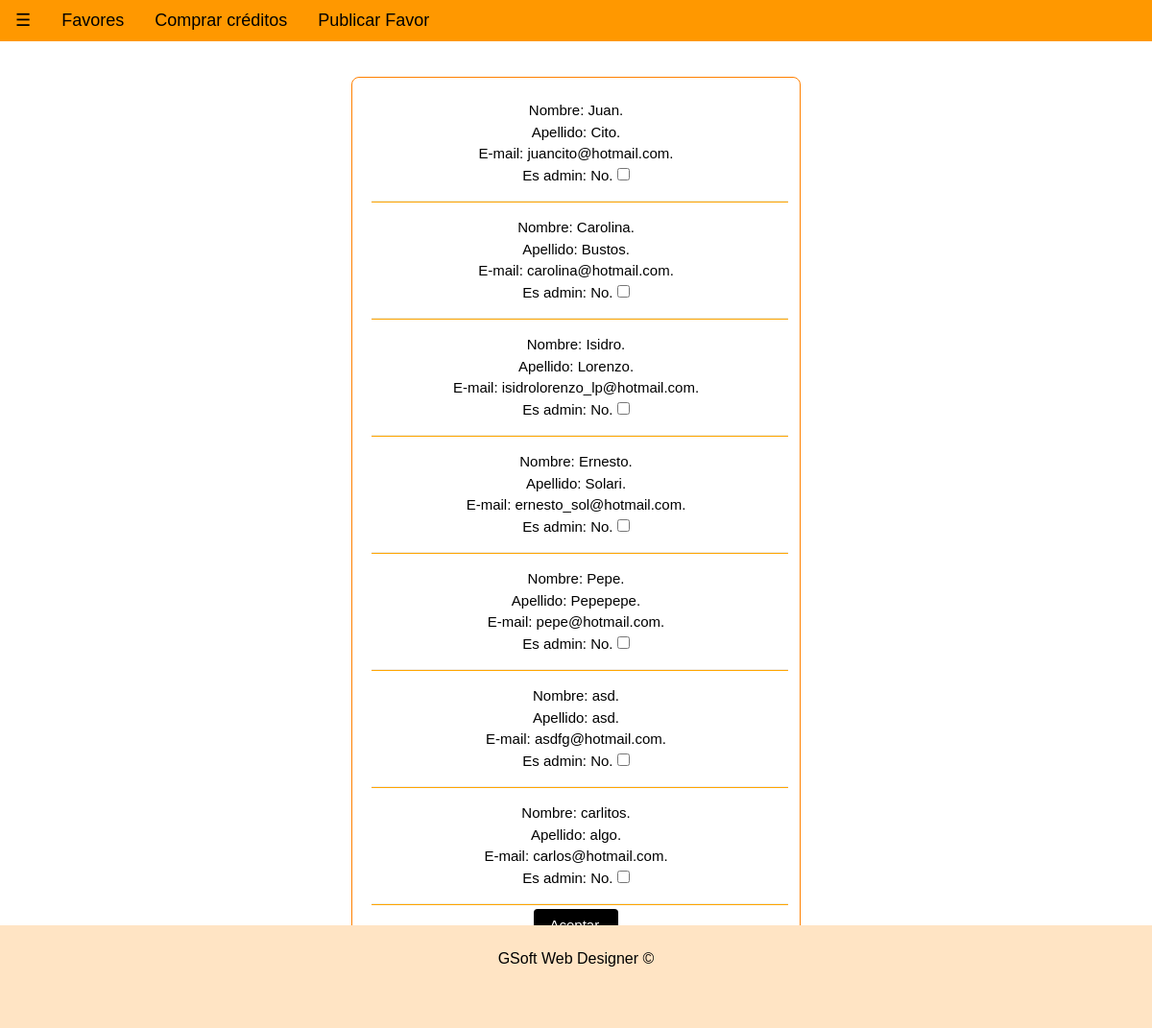
The page /registered_user/privilegios.php (signed in) on the database its author committed.
### tables this page shows
CREATE TABLE `usuario` (
  `id` int(11) NOT NULL COMMENT 'PK de usuarios.',
  `puntaje` int(11) NOT NULL COMMENT 'Puntaje.',
  `admin` tinyint(1) NOT NULL COMMENT 'Representa si tiene privilegios administrativos.',
  `nombre` varchar(20) NOT NULL COMMENT 'Nombre.',
  `apellido` varchar(20) NOT NULL COMMENT 'Apellido.',
  `email` varchar(50) NOT NULL COMMENT 'E-mail.',
  `password` varchar(20) NOT NULL COMMENT 'Clave.',
  `fecnac` date NOT NULL COMMENT 'Fecha de nacimiento.',
  `tel` bigint(10) NOT NULL COMMENT 'Numero de telefono sin 0 ni 15.',
  `foto` varchar(100) NOT NULL COMMENT 'Nombre de la foto.'
);

### registered_user/privilegios.php (the view, shortened to what this page needs)
<!DOCTYPE html>
<html>
<head>
	<?php
	if ($_SESSION['admin']==="1"){
	include_once("./navbar.php");
	?>
	<link rel="stylesheet" href="/css/w3.css">
	<link rel="stylesheet" href="/css/w3-theme-black.css">
</head>
<body>
	<div class="w3-main">
		<div class="w3-padding-64">
			<div class="w3-container" style="margin-left:350px">
				<div style="margin-right:350px">
						<center>
						<form action="cambiar_privilegios.php" class="w3-form w3-panel w3-border w3-border-orange w3-round-large" method="post" onSubmit="validar(event);">
						<?php
							$link = conectar();
							$result = mysqli_query ($link, "SELECT * FROM usuario");
							while ($array = mysqli_fetch_array($result)){
								if($array['admin'] == 1){
									$boolean = "Si";
								}else{
									$boolean ="No";
								}
								if($array['id'] != $_SESSION['id']){
								echo "<p><a> Nombre: ".$array['nombre'].". </a><br><a>Apellido: ".$array['apellido'].". </a><br><a>E-mail: ".$array['email'].".</a><br><a> Es admin: ".$boolean.".</a>";
								?>
								<input type="checkbox" name="idusuario[]" value="<?php echo $array["id"]."-".$array["admin"]; ?>"></p>
								<hr style="background-color: orange; width: 100%; height: 1px;margin:1%;">
								<?php
							}}
						?>
						<button class="w3-btn w3-round">Aceptar.</button>
						</form>
						</center>
					</div>
				</div>
			</div>
		</div>
	<div id="footer" class="w3-light-orange" style="position: fixed; bottom: 0; width: 100%; height: 10%;">
		<br>
		<center><font size="3">GSoft Web Designer &copy;</font><center>
		<br>
	</div>
</body>
<?php
	}
	else{
		echo "</head>";
		echo "<a style='color:red;'>Usted no tiene permiso para acceder a esta secci&oacute;n.</a>";
	}
?>
</html>

### css/w3.css (style rules this page uses)
html { box-sizing:border-box }
*,*:before,*:after { box-sizing:inherit }
html { -ms-text-size-adjust:100%;-webkit-text-size-adjust:100% }
body { margin:0 }
a { background-color:transparent;-webkit-text-decoration-skip:objects }
hr { box-sizing:content-box;height:0;overflow:visible }
button,input,select,textarea { font:inherit;margin:0 }
button,input { overflow:visible }
button,select { text-transform:none }
button,html [type=button],[type=reset],[type=submit] { -webkit-appearance:button }
[type=checkbox],[type=radio] { padding:0 }
html,body { font-family:Verdana,sans-serif;font-size:15px;line-height:1.5 }
html { overflow-x:hidden }
hr { border:0;border-top:1px solid #eee;margin:20px 0 }
a { color:inherit }
.w3-btn,.w3-btn-block,.w3-button { border:none;display:inline-block;outline:0;padding:6px 16px;vertical-align:middle;overflow:hidden;text-decoration:none!important;color:#fff;background-color:#000;text-align:center;cursor:pointer;white-space:nowrap }
.w3-btn,.w3-btn-floating,.w3-btn-floating-large,.w3-closenav,.w3-opennav,.w3-btn-block,.w3-button { -webkit-touch-callout:none;-webkit-user-select:none;-khtml-user-select:none;-moz-user-select:none;-ms-user-select:none;user-select:none }
.w3-btn,.w3-btn-floating,.w3-dropnav a,.w3-btn-floating-large,.w3-btn-block, .w3-navbar a,.w3-navblock a,.w3-sidenav a,.w3-pagination li a,.w3-hoverable tbody tr,.w3-hoverable li, .w3-accordion-content a,.w3-dropdown-content a,.w3-dropdown-click:hover,.w3-dropdown-hover:hover,.w3-opennav,.w3-closenav,.w3-closebtn,*[class*="w3-hover-"] { -webkit-transition:background-color .25s,color .15s,box-shadow .25s,opacity 0.25s,filter 0.25s,border 0.15s;transition:background-color .25s,color .15s,box-shadow .15s,opacity .25s,filter .25s,border .15s }
.w3-main,#main { transition:margin-left .4s }
.w3-container:after,.w3-container:before,.w3-panel:after,.w3-panel:before,.w3-row:after,.w3-row:before,.w3-row-padding:after,.w3-row-padding:before,.w3-cell-row:before,.w3-cell-row:after, .w3-topnav:after,.w3-topnav:before,.w3-clear:after,.w3-clear:before,.w3-btn-group:before,.w3-btn-group:after,.w3-btn-bar:before,.w3-btn-bar:after,.w3-bar:before,.w3-bar:after { content:"";display:table;clear:both }
.w3-round,.w3-round-medium { border-radius:4px!important }
.w3-round-large { border-radius:8px!important }
.w3-border { border:1px solid #ccc!important }
.w3-padding-medium,.w3-padding,.w3-form { padding:8px 16px!important }
.w3-padding-64 { padding-top:64px!important;padding-bottom:64px!important }
.w3-container { padding:0.01em 16px }
.w3-panel { padding:0.01em 16px;margin-top:16px!important;margin-bottom:16px!important }
.w3-light-orange,.w3-hover-light-orange:hover { color:#000!important;background-color:#FFE4C4!important }
.w3-border-orange,.w3-hover-border-orange:hover { border-color:#ff9800!important }
.w3-border-orange,.w3-hover-border-orange:hover { border-color:#ff8000!important }

### rows shown on the page
usuario: nombre "Juan", apellido "Cito", email "juancito@hotmail.com", admin "No"
usuario: nombre "Carolina", apellido "Bustos", email "carolina@hotmail.com", admin "No"
usuario: nombre "Isidro", apellido "Lorenzo", email "isidrolorenzo_lp@hotmail.com", admin "No"
usuario: nombre "Ernesto", apellido "Solari", email "ernesto_sol@hotmail.com", admin "No"
usuario: nombre "Pepe", apellido "Pepepepe", email "pepe@hotmail.com", admin "No"
usuario: nombre "asd", apellido "asd", email "asdfg@hotmail.com", admin "No"
usuario: nombre "carlitos", apellido "algo", email "carlos@hotmail.com", admin "No"
